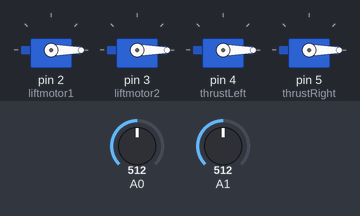
A sketch run on a simulated Arduino Mega 2560, built with avr-gcc and run on an emulated ATmega2560. Shown: 4 × servo. The test bench sets the inputs (shaded band); at power-on: A0 = 512, A1 = 512. No radio packets arrive unless stated; what the sketch prints to the serial monitor is not drawn.

Above: at 0.3 s.
Timing chart, 0 to 1.8 s (numbered marks = the images above):
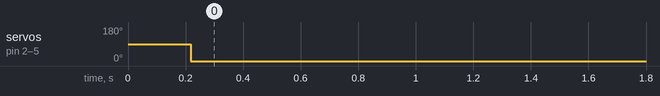

Measured:
- by itself, servo on pin 2 (liftmotor1), servo on pin 3 (liftmotor2), servo on pin 4 (thrustLeft), servo on pin 5 (thrustRight): 90° → 0° at 0.22 s

The sketch:

Hovercraft-Receiver.ino
```cpp
// This is the receiver side for the hovercraft. This takes in data and transmitts it to the ESCs.
// There is also two way communications between the transmitter and the hovercraft so telemetry data
// is sent back.
#include <Servo.h>
#include <SPI.h>
#include "nRF24L01.h"
#include "RF24.h"

// Hardware configuration: Set up nRF24L01 radio on SPI bus plus pins 7 & 8
RF24 radio(9,53);
// Topology
const uint64_t pipes[2] = { 0xAB, 0xCD };              // Radio pipe addresses for the 2 nodes to communicate.
Servo liftmotor1;
Servo liftmotor2;
Servo thrustLeft;
Servo thrustRight;

int leftInput=92;
int rightInput=92;
int skirtInput=0;
int VRaw;
int IRaw;
float VFinal; //This will store the converted data
float IFinal;
bool hasbeenoutofrange = false;
unsigned long timeoutcounter=0;
void setup(){
  liftmotor1.attach(2);  // attaches the servo on pin 9 to the servo object
  liftmotor2.attach(3);
  thrustLeft.attach(4);
  thrustRight.attach(5);
  //escrangecal(); // Setup throttle range on ESCs during intitalization.
  Serial.begin(115200);
  Serial.println("Setup..");

  // Setup and configure rf radio
  radio.begin();
  radio.setPALevel(RF24_PA_HIGH);
  radio.setAutoAck(1);                    // Ensure autoACK is enabled
  radio.enableAckPayload();               // Allow optional ack payloads
  radio.setRetries(0,15);                 // Smallest time between retries, max no. of retries
  radio.setPayloadSize(10);                // Here we are sending 5-byte payloads to test the call-response speed
  radio.openWritingPipe(pipes[1]);        // Both radios listen on the same pipes by default, and switch when writing
  radio.openReadingPipe(1,pipes[0]);
  radio.enableDynamicPayloads();
  radio.startListening();                 // Start listening
  //radio.printDetails();                   // Dump the configuration of the rf unit for debugging

}

void loop(void) {
    //Serial.println("Run..");
    byte radiodata[4];
    byte telemetrydata[10];
    byte pipeNo;
    radiodata[0]=0x00;
    radiodata[1]=0x00;
    radiodata[2]=0x00;
    radiodata[3]=0x00;
    radiodata[4]=0x00;
    telemetrydata[0]=0x77;
    telemetrydata[1]=0x77;
    telemetrydata[2]=0x77;
    telemetrydata[3]=0x77;
    telemetrydata[4]=0x77;
    telemetrydata[5]=0x77;
    telemetrydata[6]=0x77;
    telemetrydata[7]=0x77;
    telemetrydata[8]=0x77;
    telemetrydata[9]=0x77;
//    timeoutcounter++;
//    if(timeoutcounter>15000){
//       Serial.print("Out of range, Skirt thrust held at ");
//       Serial.println(skirtInput);
//       thrustRight.write(0);
//       thrustLeft.write(0);
//     }
    //delay(100);

    //while( radio.available(&pipeNo)){
      delay(10);
      VRaw = analogRead(A0);
      IRaw = analogRead(A1);
      VFinal = VRaw/12.99; //90 Amp board
      //VFinal = VRaw/23.4; //90 Amp board Calibrated to multimeter
      IFinal = IRaw/7.4; //90 Amp board
      float2Bytes(VFinal,&telemetrydata[0]);
      float2Bytes(IFinal,&telemetrydata[4]);
      telemetrydata[9] ^=(-hasbeenoutofrange ^ telemetrydata[9]) & (1 << 7);
      radio.stopListening();                                    // First, stop listening so we can talk.
      if (!radio.write( &telemetrydata, 10 )){ //If we wander out of range
        timeoutcounter++;
        if(timeoutcounter>200){ //Timeout before setting out of range bit
          //Serial.print("Out of Range, Skirt Thrust held at ");
          //Serial.println(skirtInput);
          hasbeenoutofrange = true;
          thrustRight.write(0);
          thrustLeft.write(0);
          timeoutcounter=2001;
        }
     }else{
      unsigned long started_waiting_at = micros();               // Set up a timeout period, get the current microseconds
      boolean timeout = false;                                   // Set up a variable to indicate if a response was received or not

      while ( ! radio.available() ){                             // While nothing is received
        if (micros() - started_waiting_at > 200000 ){            // If waited longer than 200ms, indicate timeout and exit while loop
          timeout = true;
          break;
        }
      }

      if (timeout){
        //Serial.print("Out of Range, Skirt Thrust held at ");
        //Serial.println(skirtInput);
        thrustRight.write(0);
        thrustLeft.write(0);
      }else{
        radio.read(&radiodata, 4);
        timeoutcounter=0;
      }
      skirtInput=radiodata[3];
      rightInput=radiodata[1];
      leftInput=radiodata[2];
      liftmotor1.write(skirtInput);
      liftmotor2.write(skirtInput);
      thrustRight.write(rightInput);
      thrustLeft.write(leftInput);
      timeoutcounter=0;
      radio.startListening();
     }
}

void escrangecal(){ // Setup ESCs for range calibration.
  int value = 180;
  delay(10);
      liftmotor1.write(value);
      liftmotor2.write(value);
      thrustRight.write(value);
      thrustLeft.write(value);
      delay(2000);
  while(value > 0){
      liftmotor1.write(value);
      liftmotor2.write(value);
      thrustRight.write(value);
      thrustLeft.write(value);
      delay(10);
      value--;
  }
  liftmotor1.write(90);
  liftmotor2.write(90);
  thrustRight.write(90);
  thrustLeft.write(90);
}

void float2Bytes(float val,byte* bytes_array){
  // Create union of shared memory space
  union {
    float float_variable;
    byte temp_array[4];
  } u;
  // Overite bytes of union with float variable
  u.float_variable = val;
  // Assign bytes to input array
  memcpy(bytes_array, u.temp_array, 4);
}
```
